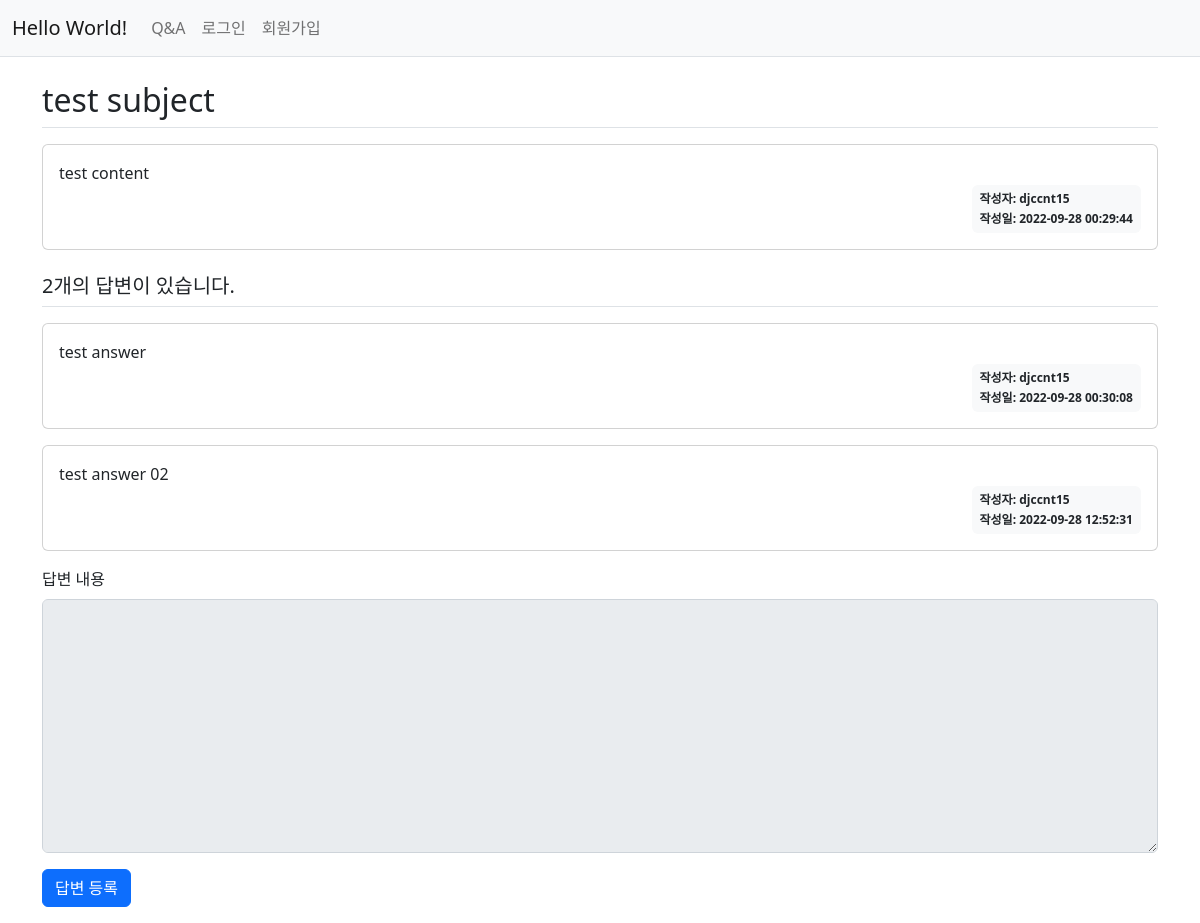
The app's page /board_qna/1/, older data.
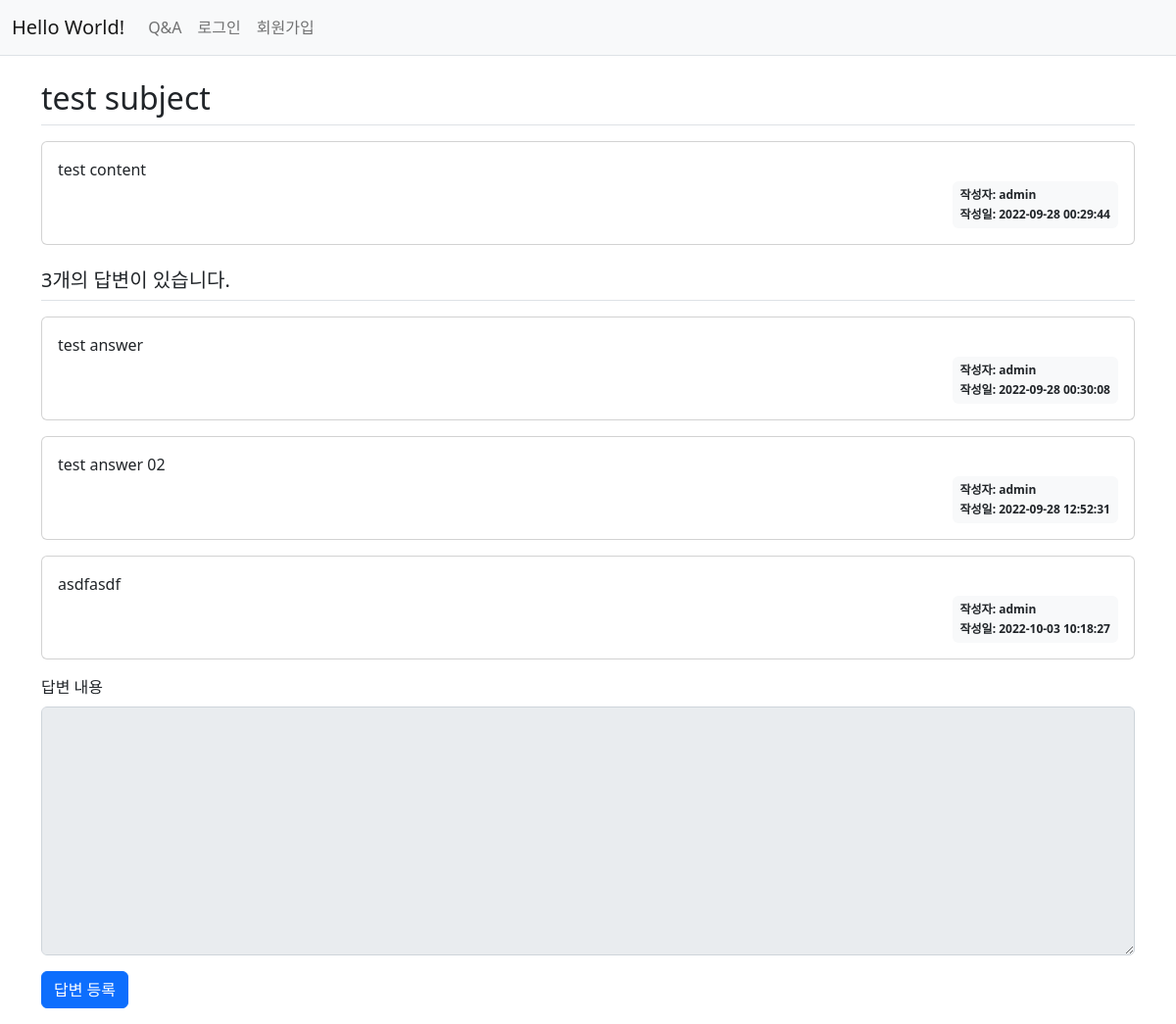
The same page, newer data.
### board_qna/models.py (models this page shows, shortened)
class Question(models.Model):
    user = models.ForeignKey(User, on_delete=models.SET_NULL, null=True)
    subject = models.CharField(max_length=200)
    content = models.TextField()
    date_create = models.DateTimeField()

class Answer(models.Model):
    user = models.ForeignKey(User, on_delete=models.SET_NULL, null=True)
    question = models.ForeignKey(Question, on_delete=models.CASCADE)
    content = models.TextField()
    date_create = models.DateTimeField()

### board_qna/views.py (the view)
# urls.py: path('<int:question_id>/', views.detail, name='detail'),  # url for board_qna
def detail(request, question_id):
    question = get_object_or_404(Question, pk=question_id)  # returns 404 instead of 500 when requested not existing question_id
    context = {'question': question}
    return render(request, 'board_qna/question_detail.html', context)

### templates/board_qna/question_detail.html (shortened to what this page needs)
{% extends 'base.html' %}
{% block content %}
<div class="container my-3">
  <h2 class="border-bottom py-2">{{ question.subject }}</h2>
  <div class="card my-3">
    <div class="card-body">
      <div class="card-text" style="white-space: pre-line;">{{ question.content }}</div>
      <div class="d-flex justify-content-end">
        <div class="badge bg-light text-dark p-2 text-start">
          <div class="mb-2">작성자: {{ question.user.username }}</div>
          <div>작성일: {{ question.date_create|date:'Y-m-d H:i:s' }}</div>
        </div>
      </div>
    </div>
  </div>
  <h5 class="border-bottom my-3 py-2">{{question.answer_set.count}}개의 답변이 있습니다.</h5>
  {% for answer in question.answer_set.all %}
    <div class="card my-3">
      <div class="card-body">
        <div class="card-text" style="white-space: pre-line;">{{ answer.content }}</div>
        <div class="d-flex justify-content-end">
          <div class="badge bg-light text-dark p-2 text-start">
            <div class="mb-2">작성자: {{ answer.user.username }}</div>
            <div>작성일: {{ answer.date_create|date:'Y-m-d H:i:s' }}</div>
          </div>
        </div>
      </div>
    </div>
  {% endfor %}
  <form action="{% url 'board_qna:answer_create' question.id %}" method="post" class="my-3">
    <div class="mb-3">
      <label for="content" class="form-label">답변 내용</label>
      <textarea
        {% if not user.is_authenticated %} disabled {% endif %}
        name="content"
        id="content"
        class="form-control"
        rows="10"></textarea>
    </div>
    <input type="submit" value="답변 등록" class="btn btn-primary">
  </form>
</div>
{% endblock %}

Row changes from the older to the newer data that the page shows:
changed through a linked row, Question "test subject": user.username "djccnt15" → "admin"; answer_set.count "2" → "3"
changed through a linked row, Answer "test answer": user.username "djccnt15" → "admin"
changed through a linked row, Answer "test answer 02": user.username "djccnt15" → "admin"
added Answer: content "asdfasdf", user.username "admin", date_create "2022-10-03 10:18:27"
